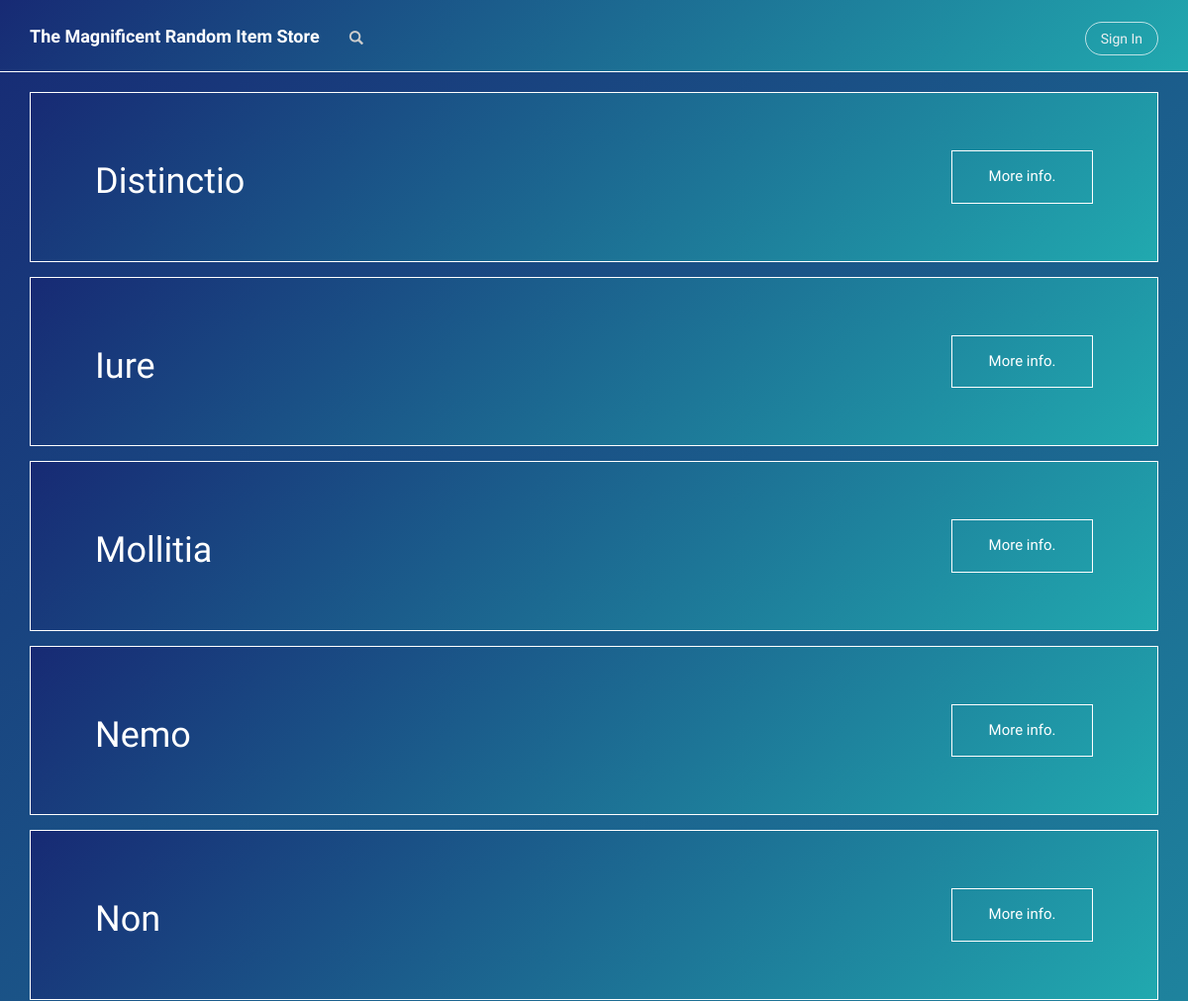
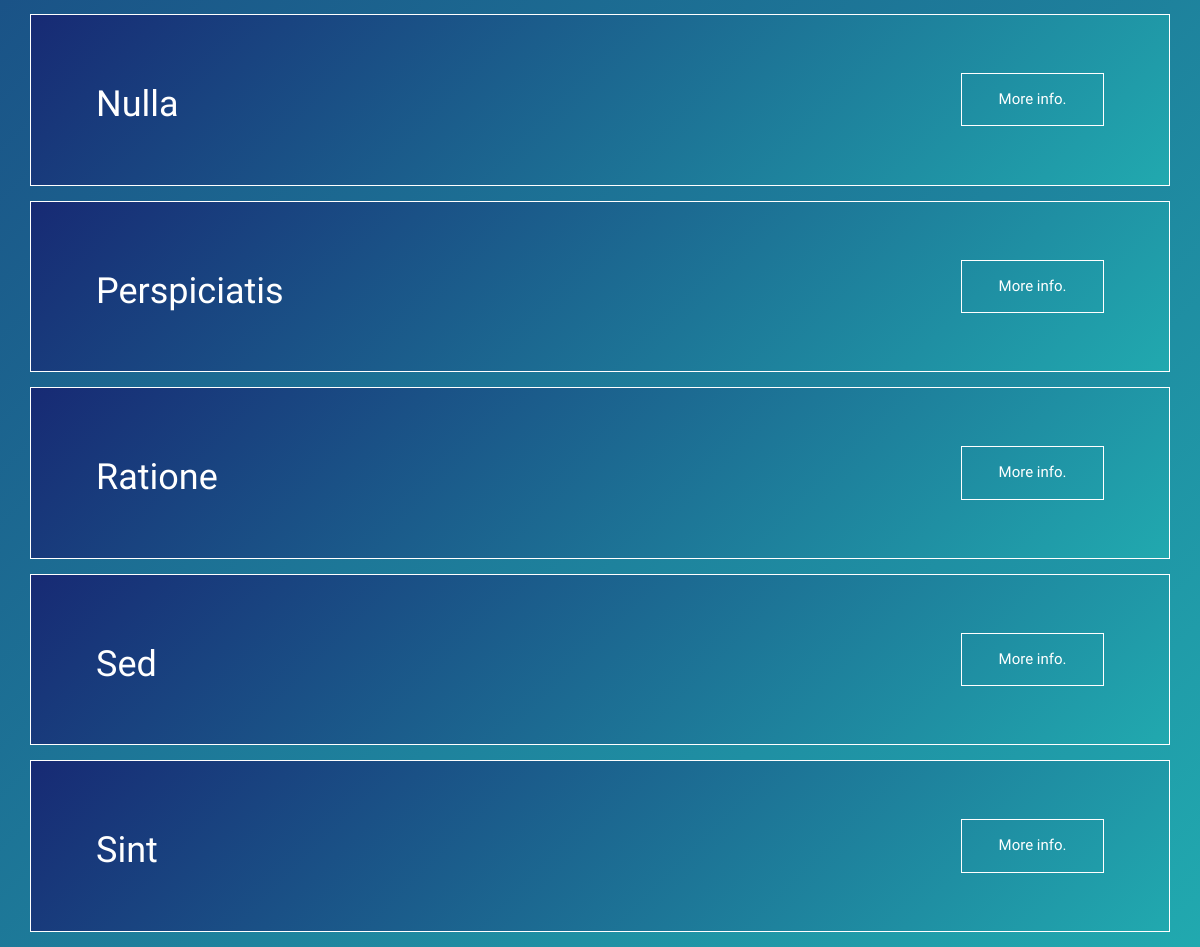
The page /categories on the database its author committed (2 pictures, top to bottom).
### database_setup.py (models this page shows, shortened)
class Category(Base):
    __tablename__ = 'category'
    id = Column(Integer, primary_key=True)
    user_id = Column(Integer, ForeignKey('user.id'))
    user = relationship(User)
    name = Column(String(80), nullable=False)
    description = Column(String(500), nullable=False)

### app.py (the view)
@app.route('/categories')
def render_list_categories():
    categories = session.query(Category).order_by(asc(Category.name)).all()
    return render_template('categories/list.html', categories=categories)

### templates/categories/list.html (shortened to what this page needs)
{% extends "index.html" %} {% include "header.html" %} {% block content %}
<div class="row">
  <div class="col-md-12">
    {% for category in categories %}
    <div class="header-blue block">
      <div class="col-md-8">
        <h1 class="pull-left">{{ category.name | capitalize }}</h1>
      </div>
      <div class="col-md-2">
        <a href="{{ url_for('render_show_category', category_id=category.id) }}" class="btn pull-right">More info.</a>
      </div>
    </div>
    {% endfor %}
  </div>
</div>
{% endblock %}

### static/theme/css/Header-Blue.css (style rules this page uses)
.header-blue { background:linear-gradient(135deg, #172a74, #21a9af); background-color:#184e8e; padding-bottom:120px; font-family:'Source Sans Pro', sans-serif; }

### static/css/style.css (style rules this page uses)
body { background: linear-gradient(135deg, #172a74, #21a9af); background-color: #184e8e; }
.header-blue { padding-bottom: 0; }
.block { width: 100%; padding: 50px; display: flex; -ms-align-items: center; align-items: center; justify-content: space-between; border: 1px solid #fff; margin-bottom: 15px; }
.block h1 { color: #fff; }
.block a { color: #fff; border: 1px solid #fff; padding: 15px; font-size: 15px; width: 100%; border-radius: 0px; }

### rows shown on the page
Category: name "Distinctio"
Category: name "Iure"
Category: name "Mollitia"
Category: name "Nemo"
Category: name "Non"
Category: name "Nulla"
Category: name "Perspiciatis"
Category: name "Ratione"
Category: name "Sed"
Category: name "Sint"
